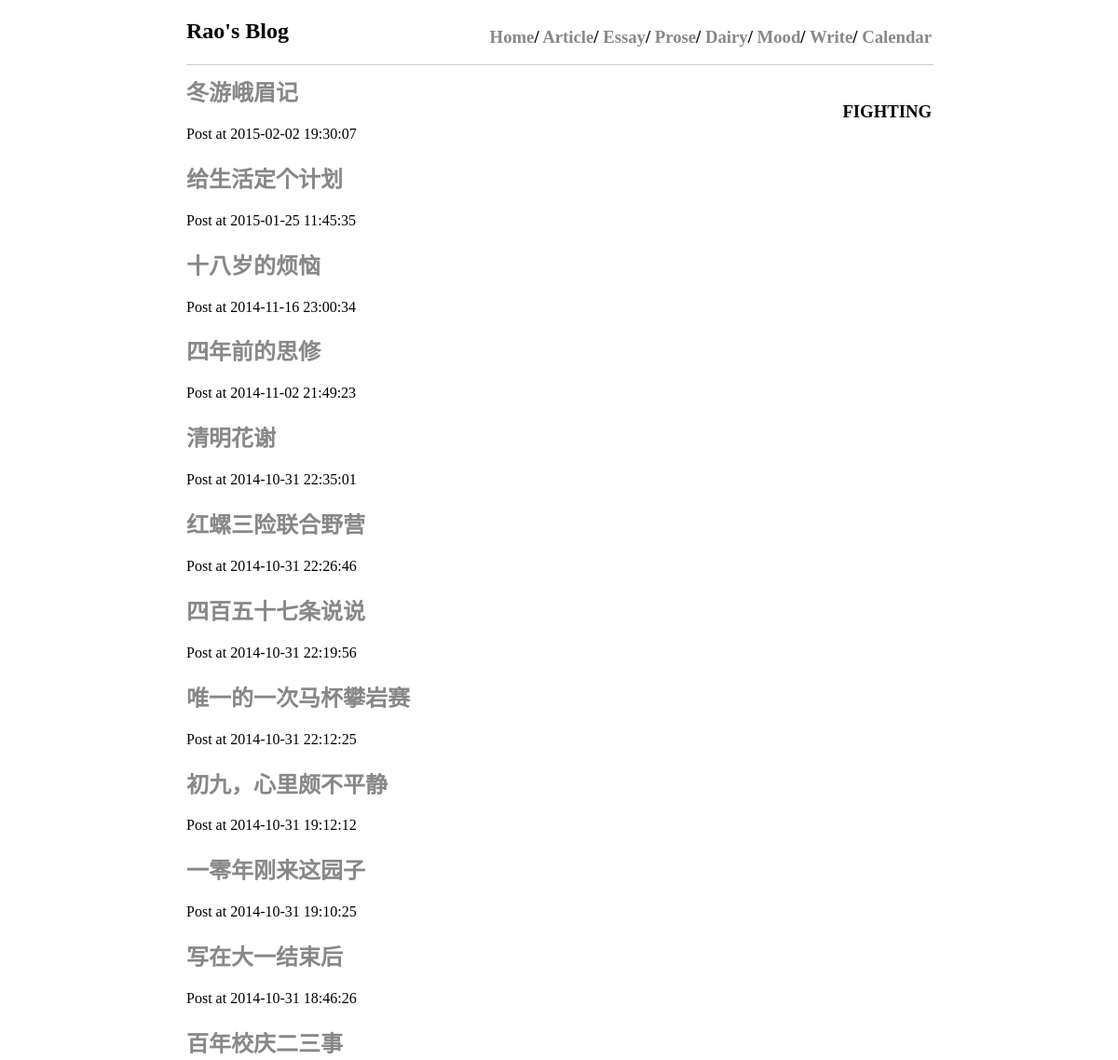
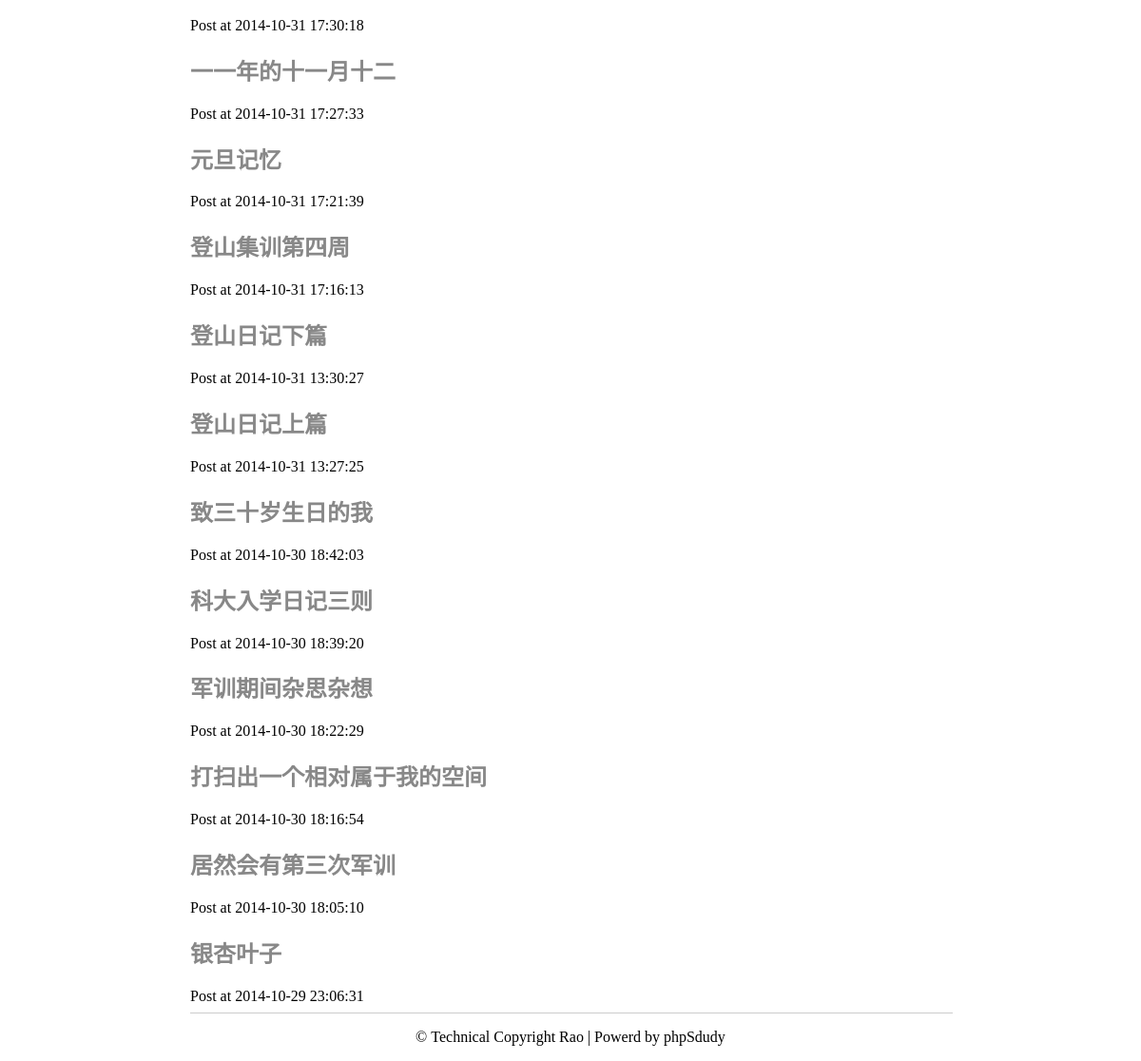
Page /page.php?page=dairy on the committed database (2 pictures, top to bottom).
### tables this page shows
CREATE TABLE `posts` (
  `post_ID` int(11) NOT NULL AUTO_INCREMENT,
  `post_title` text,
  `post_date` datetime DEFAULT NULL,
  `post_content` longtext,
  `post_tag` varchar(10) NOT NULL,
  PRIMARY KEY (`post_ID`)
);

### functions.php (called while the page is built, shortened)
<?php
function xconnect(){
	$db = mysql_connect('localhost','root','root');
	return $db;
}
function xrdpage($post_tag){
	$db=xconnect();
	if($post_tag=='article')
		$sql = "select * from posts order by post_ID desc";
	else
		$sql = "select * from posts where post_tag = '$post_tag' order by post_ID desc";
	$re = mysql_query($sql,$db);
	return $re;
}
?>

### page.php (the view)
<?php
include "header.php";
include 'functions.php';
?>
<div class = "menu"><h3>
	FIGHTING
	</h3>
</div>
<?php
$re = xrdpage($_GET['page']);
while($row=mysql_fetch_array($re)){
    echo "<h2><a href='single.php?post_id=" . $row['post_ID'] . "'>" . $row['post_title'] . "</a></h2>";
	echo "<span>Post at " . $row['post_date'] . "</span>";
}
include 'footer.php';
?>

### style.css (style rules this page uses)
a { color:#888888; text-decoration:none; }
.menu { float:right;text-align:right;margin-top:10px; }

### rows in the picture
posts: post_title "冬游峨眉记", post_date "2015-02-02 19:30:07"
posts: post_title "给生活定个计划", post_date "2015-01-25 11:45:35"
posts: post_title "十八岁的烦恼", post_date "2014-11-16 23:00:34"
posts: post_title "四年前的思修", post_date "2014-11-02 21:49:23"
posts: post_title "清明花谢", post_date "2014-10-31 22:35:01"
posts: post_title "红螺三险联合野营", post_date "2014-10-31 22:26:46"
posts: post_title "四百五十七条说说", post_date "2014-10-31 22:19:56"
posts: post_title "唯一的一次马杯攀岩赛", post_date "2014-10-31 22:12:25"
posts: post_title "初九，心里颇不平静", post_date "2014-10-31 19:12:12"
posts: post_title "一零年刚来这园子", post_date "2014-10-31 19:10:25"
posts: post_title "写在大一结束后", post_date "2014-10-31 18:46:26"
posts: post_title "百年校庆二三事", post_date "2014-10-31 17:30:18"
posts: post_title "一一年的十一月十二", post_date "2014-10-31 17:27:33"
posts: post_title "元旦记忆", post_date "2014-10-31 17:21:39"
posts: post_title "登山集训第四周", post_date "2014-10-31 17:16:13"
posts: post_title "登山日记下篇", post_date "2014-10-31 13:30:27"
posts: post_title "登山日记上篇", post_date "2014-10-31 13:27:25"
posts: post_title "致三十岁生日的我", post_date "2014-10-30 18:42:03"
posts: post_title "科大入学日记三则", post_date "2014-10-30 18:39:20"
posts: post_title "军训期间杂思杂想", post_date "2014-10-30 18:22:29"
posts: post_title "打扫出一个相对属于我的空间", post_date "2014-10-30 18:16:54"
posts: post_title "居然会有第三次军训", post_date "2014-10-30 18:05:10"
posts: post_title "银杏叶子", post_date "2014-10-29 23:06:31"
